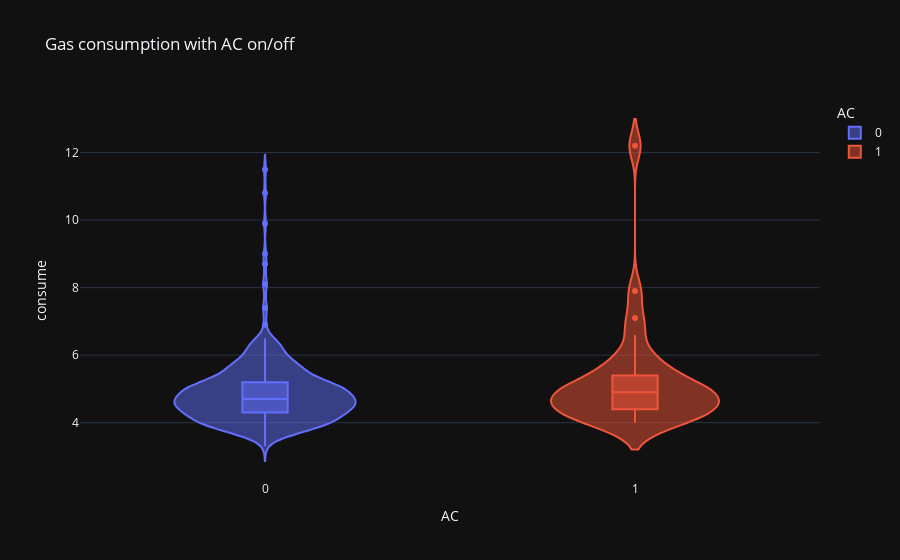

The code cell stored with this chart in its notebook:
### Code cell
fig=px.violin(fuel_data_cleaned,x='AC',y='consume',color='AC',template='plotly_dark',box=True,title='Gas consumption with AC on/off')
fig.show()

### Figure 1 — Plotly figure (JSON) as saved in the notebook; plotly's stock layout.template omitted (floating-point values rounded to 4 significant figures; data arrays with more than 128 entries replaced by an {"elided": "..."} marker saying what was removed)
{"data": [{"alignmentgroup": "True", "box": {"visible": true}, "hovertemplate": "AC=%{x}<br>consume=%{y}<extra></extra>", "legendgroup": "0", "marker": {"color": "#636efa"}, "name": "0", "offsetgroup": "0", "orientation": "v", "scalegroup": "True", "showlegend": true, "type": "violin", "x": {"elided": "358 int values"}, "x0": " ", "xaxis": "x", "y": {"elided": "358 float values"}, "y0": " ", "yaxis": "y"}, {"alignmentgroup": "True", "box": {"visible": true}, "hovertemplate": "AC=%{x}<br>consume=%{y}<extra></extra>", "legendgroup": "1", "marker": {"color": "#EF553B"}, "name": "1", "offsetgroup": "1", "orientation": "v", "scalegroup": "True", "showlegend": true, "type": "violin", "x": [1, 1, 1, 1, 1, 1, 1, 1, 1, 1, 1, 1, 1, 1, 1, 1, 1, 1, 1, 1, 1, 1, 1, 1, 1, 1, 1, 1, 1, 1], "x0": " ", "xaxis": "x", "y": [4, 5, 7.9, 12.2, 4.5, 5.9, 5.8, 5.4, 5, 7.1, 5.3, 4.7, 5.7, 4.8, 4.4, 4.2, 5, 4.4, 4.5, 4.8, 5.1, 4.1, 5, 4, 6.6, 4, 4.4, 4.3, 4.6, 5], "y0": " ", "yaxis": "y"}], "layout": {"legend": {"title": {"text": "AC"}, "tracegroupgap": 0}, "title": {"text": "Gas consumption with AC on/off"}, "violinmode": "overlay", "xaxis": {"anchor": "y", "categoryarray": [0, 1], "categoryorder": "array", "domain": [0, 1], "title": {"text": "AC"}}, "yaxis": {"anchor": "x", "domain": [0, 1], "title": {"text": "consume"}}}}
